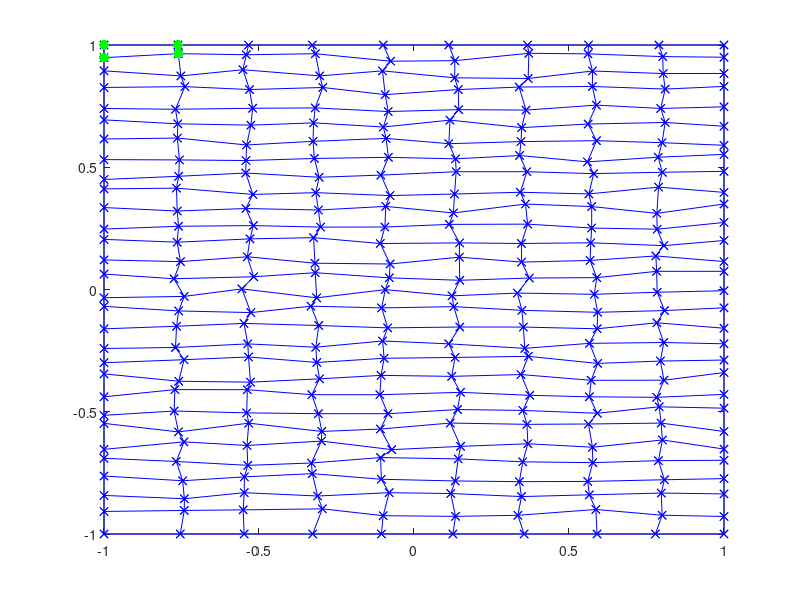

MATLAB code for this plot: (Note: this script raises an error after producing the figure.)
%% Homework 5, Part 2
clc; close all; clear all;
%% Create perturbed grid
n_x = 10;
n_y = 30;

% Uniform grid
x = linspace(-1,1,n_x);
y = fliplr(linspace(-1,1,n_y));
[X,Y] = meshgrid(x,y);

% Perturb grid
Xp = X + rand(n_y,n_x)/25; 
Yp = Y + rand(n_y,n_x)/25;

% Clean up boundaries
Xp(:,1) = -1;
Xp(:,n_x) = 1;
Yp(1,:) = 1;
Yp(n_y,:) = -1;

plot(Xp,Yp, 'b-x', Xp', Yp', 'b-x')
hold on
% Iterate over elements on grid
% Note: We take the small elements on the rs grid as the new element on xy
%             Call the discretization of one element a subelement
A_tot = 0;
n_sub_elems = 3;
for i = 1:n_y-1
    for j = 1:n_x-1
        % Define corners
        ul_x = Xp(i,j);
        ur_x = Xp(i,j+1);
        ll_x = Xp(i+1,j);
        lr_x = Xp(i+1,j+1);
        xp = [ll_x lr_x ur_x ul_x];
        
        ul_y = Yp(i,j);
        ur_y = Yp(i,j+1);
        ll_y = Yp(i+1,j);
        lr_y = Yp(i+1,j+1);
        yp = [ll_y lr_y ur_y ul_y];

        % Visualize element being plotted
        scatter(xp, yp, 50, 'g', 'filled')
        
        % Pull discretization info
        [x_pts, y_pts, jac_arr, dA_arr] = rs2xy(xp,yp,n_sub_elems);
        
        % Add to total area
        A_tot = A_tot + sum(sum(dA_arr,1),2);
    end
end

disp(A_tot)